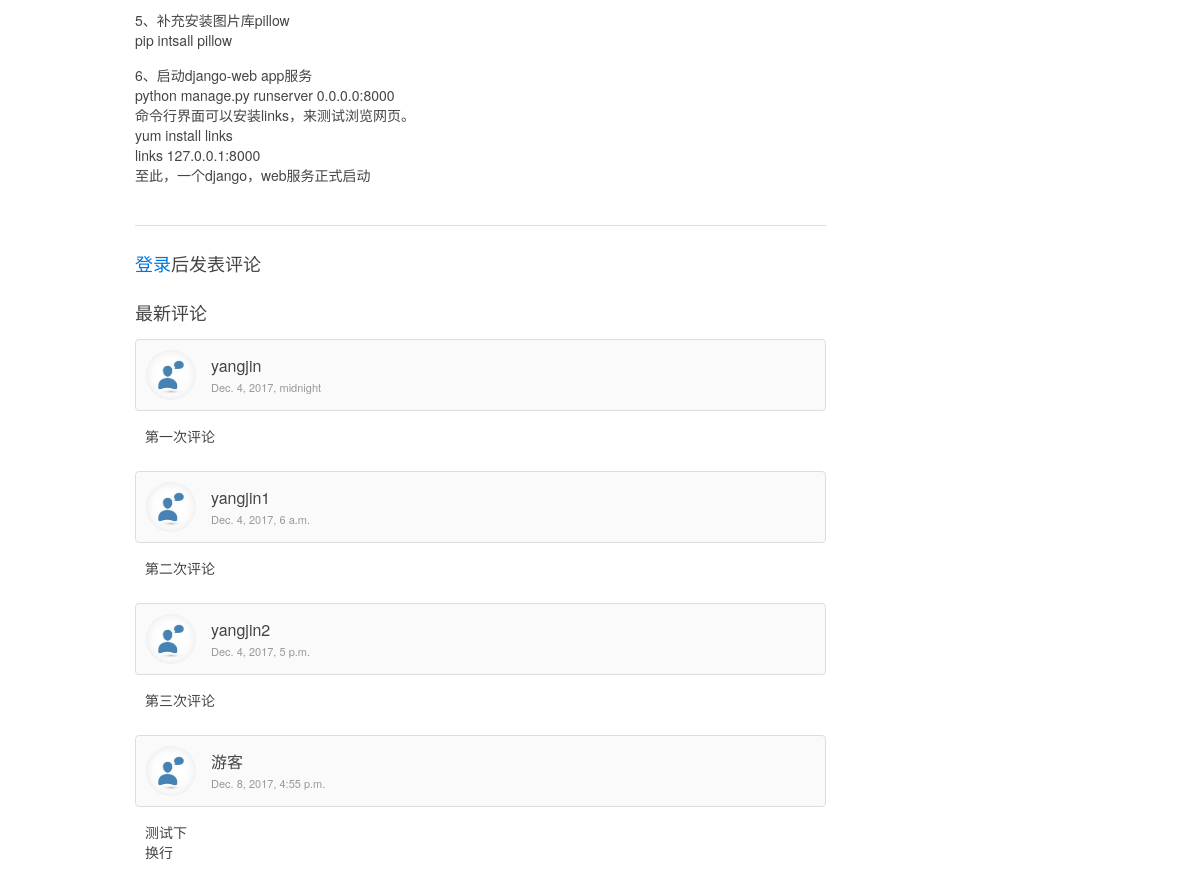
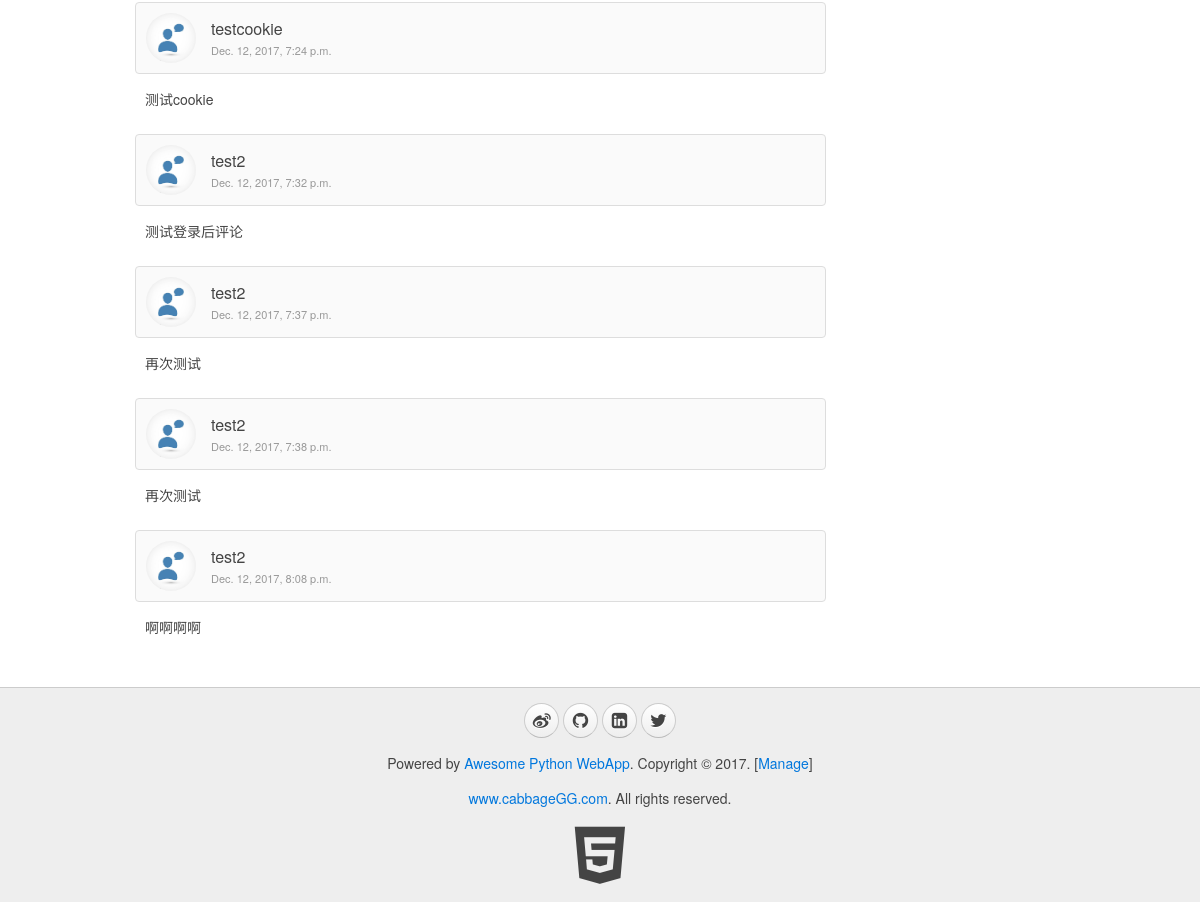
/blog/page/1/ (lower part), run on an earlier commit of the app's database (2 pictures, top to bottom).
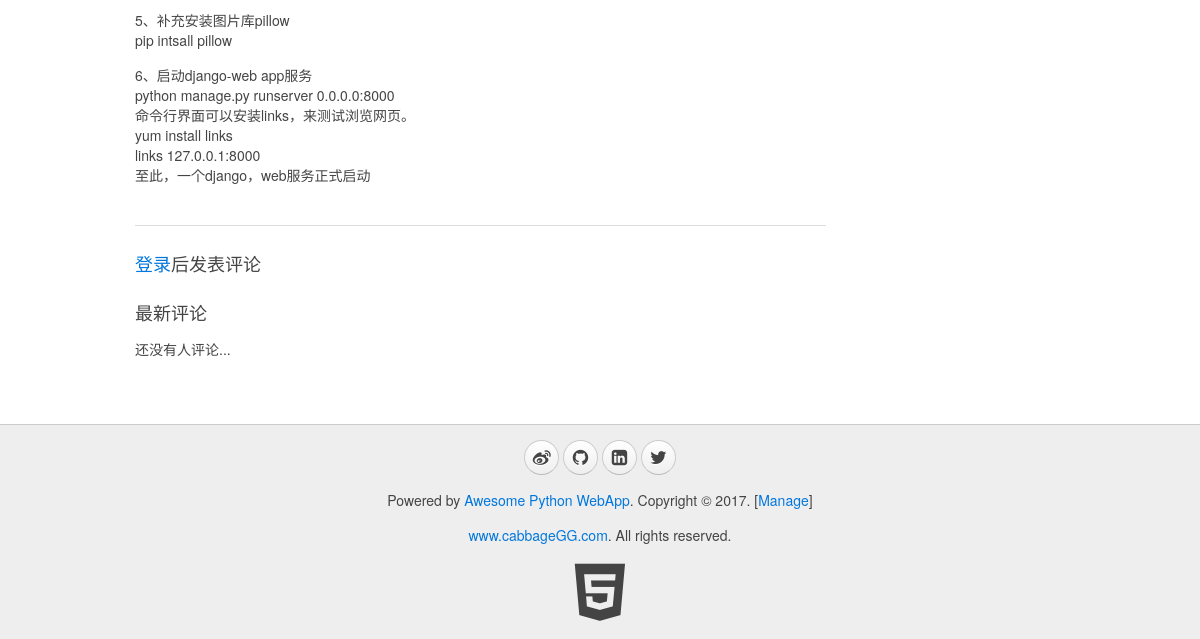
And on a later commit of the database.
### blog/models.py (models this page shows, shortened)
class Blog(models.Model):
    title = models.CharField(max_length=32, default="Title")
    content = models.TextField(null=True)
    summary = models.TextField(null=True)
    create_time = models.DateTimeField(null=True)

class Comments(models.Model):
    username = models.CharField(max_length=32, default="passinger")
    userimage = models.ImageField(upload_to='img', null=True)
    blog_id = models.IntegerField() #表示他是博客blog_id的评论
    comment_id = models.IntegerField(default=0) #默认为0，表示他是一条评论; 当有comment_id值时，表示他是评论comment_id的留言
    content = models.TextField()
    create_time = models.DateTimeField()

### blog/views.py (the view)
# urls.py: url(r'^page/(?P<blog_id>\d+)/$', views.show_blog, name="show_blog"),
def show_blog(request, blog_id):
    userinfo = ""
    account = request.COOKIES.get("account","")
    if account:
        userinfo = models.User.objects.filter(account=account)[0]
    blog = models.Blog.objects.get(id=blog_id)
    comments = models.Comments.objects.filter(blog_id=blog_id, comment_id=0)
    return render(request, "blog/blog.html", {"blog": blog, "comments":comments, "userinfo":userinfo})

### blog/templates/blog/blog.html (shortened to what this page needs)
{% extends '__base__.html' %}
{% load myfilter %}
{% block content %}
    <div class="uk-width-medium-3-4">
        <article class="uk-article">
            <p>{{ blog.content | linebreaks }}</p>
        </article>
        <hr class="uk-article-divider">
    {% if userinfo %}
        <h3>发表评论</h3>
        <article class="uk-comment">
            <header class="uk-comment-header">
                <img class="uk-comment-avatar uk-border-circle" width="50" height="50" src="{% if userinfo.image %}{{ userinfo.image.url }} {% else %} /media/img/default.jpg {% endif %}">
                <h4 class="uk-comment-title">{{ userinfo.name | default:'游客' }}</h4>
            </header>
            <div class="uk-comment-body">
                <form id="form-comment" class="uk-form" action="{% url 'blog:comment' blog.id %}" method="post">
                    {% csrf_token %}
                    <input type="hidden" name="blog_id" value="{{ blog.id }}">
                    <input type="hidden" name="comment_id" value="{{ comment.id | default:'0' }}">
                    <input type="hidden" name="user_name" value="{{ userinfo.name | default:'游客' }}">
                    <input type="hidden" name="user_img" value="{{ userinfo.image | default:"img/default.jpg" }}">
                    <div class="uk-alert uk-alert-danger uk-hidden"></div>
                    <div class="uk-form-row">
                        <textarea name="content" rows="6" placeholder="说点什么吧" style="width:100%;resize:none;"></textarea>
                    </div>
                    <div class="uk-form-row">
                        <input type="submit" class="uk-button uk-button-primary" value="发表评论">
                    </div>
                </form>
            </div>
        </article>
        <hr class="uk-article-divider">
    {% else %}
        <h3><a href="{% url 'blog:signin' %}">登录</a>后发表评论</h3>
    {% endif %}
        <h3>最新评论</h3>
        <ul class="uk-comment-list">
            {% if comments %}
            {% for comment in comments %}
            <li>
                <article class="uk-comment">
                    <header class="uk-comment-header">
                        <img class="uk-comment-avatar uk-border-circle" width="50" height="50" src="{% if comment.userimage %}{{ comment.userimage.url }} {% else %} /media/img/default.jpg {% endif %}">
                        <h4 class="uk-comment-title">{{ comment.username }} {% if comment.username == "cabbageGG" %}(作者){% endif %}</h4>
                        <p class="uk-comment-meta">{{ comment.create_time }}</p>
                    </header>
                    <div class="uk-comment-body">
                        <p>{{ comment.content | linebreaksbr }}</p>
                    </div>
                </article>
            </li>
            {% endfor %}
            {% else %}
            <p>还没有人评论...</p>
            {% endif %}
        </ul>
    </div>
{% endblock %}

### blog/templates/__base__.html (shortened to what this page needs)
<!DOCTYPE html>
<html>
{% load staticfiles %}
<head>
    <link rel="stylesheet" href="{% static 'css/uikit.min.css' %}">
    <link rel="stylesheet" href="{% static 'css/uikit.gradient.min.css' %}">
    <link rel="stylesheet" href="{% static 'css/awesome.css' %}" />
</head>
<body>
    <div class="uk-container uk-container-center">
        <div class="uk-grid">
            {% block content %}
            {% endblock %}
        </div>
    </div>
    <div class="uk-margin-large-top" style="background-color:#eee; border-top:1px solid #ccc;">
        <div class="uk-container uk-container-center uk-text-center">
            <div class="uk-panel uk-margin-top uk-margin-bottom">
                <p>
                    <a target="_blank" href="http://weibo.com/" class="uk-icon-button uk-icon-weibo"></a>
                    <a target="_blank" href="https://github.com/cabbageGG" class="uk-icon-button uk-icon-github"></a>
                    <a target="_blank" href="http://www.linkedin.com/" class="uk-icon-button uk-icon-linkedin-square"></a>
                    <a target="_blank" href="https://twitter.com/" class="uk-icon-button uk-icon-twitter"></a>
                </p>
                <p>Powered by <a href="https://github.com/cabbageGG">Awesome Python WebApp</a>. Copyright &copy; 2017. [<a href="/admin/" target="_blank">Manage</a>]</p>
                <p><a href="https://github.com/cabbageGG" target="_blank">www.cabbageGG.com</a>. All rights reserved.</p>
                <a target="_blank" href="http://www.w3.org/TR/html5/"><i class="uk-icon-html5" style="font-size:64px; color: #444;"></i></a>
            </div>
        </div>
    </div>
</body>
</html>

What changed in the data, as far as the page shows it:
removed Comments: username "yangjin", create_time "Dec. 4, 2017, midnight", content "第一次评论"
removed Comments: username "yangjin1", create_time "Dec. 4, 2017, 6 a.m.", content "第二次评论"
removed Comments: username "yangjin2", create_time "Dec. 4, 2017, 5 p.m.", content "第三次评论"
removed Comments: username "游客", create_time "Dec. 8, 2017, 4:55 p.m.", content "测试下 换行"
removed Comments: username "testcookie", create_time "Dec. 12, 2017, 7:24 p.m.", content "测试cookie"
removed Comments: username "test2", create_time "Dec. 12, 2017, 7:32 p.m.", content "测试登录后评论"
removed Comments: username "test2", create_time "Dec. 12, 2017, 7:37 p.m.", content "再次测试"
removed Comments: username "test2", create_time "Dec. 12, 2017, 7:38 p.m.", content "再次测试"
removed Comments: username "test2", create_time "Dec. 12, 2017, 8:08 p.m.", content "啊啊啊啊"
Also different on the page:
text now shown: "还没有人评论..."
